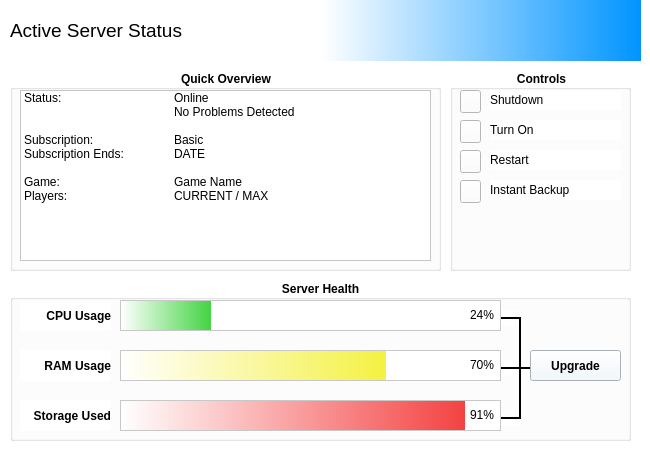
    <widget class="QWidget" name="active">
     <property name="styleSheet">
      <string notr="true">background-color: rgb(255, 255, 255);</string>
     </property>
     <widget class="QFrame" name="frame_topbar_2">
      <property name="geometry">
       <rect>
        <x>0</x>
        <y>0</y>
        <width>641</width>
        <height>61</height>
       </rect>
      </property>
      <property name="styleSheet">
       <string notr="true">background-color: qlineargradient(spread:pad, x1:0, y1:0, x2:1, y2:0, stop:0.5 rgba(255, 255, 255, 255), stop:1 rgba(0, 148, 255, 255));
border-color: rgba(255, 255, 255, 0);
border-bottom-color: rgb(0, 0, 0);</string>
      </property>
      <widget class="QLabel" name="active_title">
       <property name="geometry">
        <rect>
         <x>10</x>
         <y>10</y>
         <width>621</width>
         <height>41</height>
        </rect>
       </property>
       <property name="font">
        <font>
         <pointsize>14</pointsize>
        </font>
       </property>
       <property name="styleSheet">
        <string notr="true">background-color: rgba(255, 255, 255, 0);</string>
       </property>
       <property name="frameShape">
        <enum>QFrame::NoFrame</enum>
       </property>
       <property name="text">
        <string>Active Server Status</string>
       </property>
      </widget>
     </widget>
     <widget class="QGroupBox" name="frame_active_overview">
      <property name="geometry">
       <rect>
        <x>10</x>
        <y>70</y>
        <width>431</width>
        <height>201</height>
       </rect>
      </property>
      <property name="font">
       <font>
        <weight>75</weight>
        <bold>true</bold>
       </font>
      </property>
      <property name="title">
       <string>Quick Overview</string>
      </property>
      <property name="alignment">
       <set>Qt::AlignCenter</set>
      </property>
      <widget class="QTreeWidget" name="tree_overview">
       <property name="geometry">
        <rect>
         <x>10</x>
         <y>20</y>
         <width>411</width>
         <height>171</height>
        </rect>
       </property>
       <property name="autoScroll">
        <bool>false</bool>
       </property>
       <property name="editTriggers">
        <set>QAbstractItemView::NoEditTriggers</set>
       </property>
       <property name="alternatingRowColors">
        <bool>false</bool>
       </property>
       <property name="rootIsDecorated">
        <bool>false</bool>
       </property>
       <attribute name="headerVisible">
        <bool>false</bool>
       </attribute>
       <attribute name="headerDefaultSectionSize">
        <number>150</number>
       </attribute>
       <attribute name="headerMinimumSectionSize">
        <number>150</number>
       </attribute>
       <column>
        <property name="text">
         <string>Property</string>
        </property>
       </column>
       <column>
        <property name="text">
         <string>Value</string>
        </property>
       </column>
       <item>
        <property name="text">
         <string>Status:</string>
        </property>
        <property name="textAlignment">
         <set>AlignTrailing|AlignVCenter</set>
        </property>
        <property name="text">
         <string>Online</string>
        </property>
        <property name="icon">
         <iconset>
          <normaloff>resources/fugue-icons-3.5.5/icons-shadowless/tick-circle.png</normaloff>resources/fugue-icons-3.5.5/icons-shadowless/tick-circle.png</iconset>
        </property>
       </item>
       <item>
        <property name="text">
         <string/>
        </property>
        <property name="text">
         <string>No Problems Detected</string>
        </property>
       </item>
       <item>
        <property name="text">
         <string/>
        </property>
       </item>
       <item>
        <property name="text">
         <string>Subscription:</string>
        </property>
        <property name="textAlignment">
         <set>AlignTrailing|AlignVCenter</set>
        </property>
        <property name="text">
         <string>Basic</string>
        </property>
        <property name="icon">
         <iconset>
          <normaloff>resources/fugue-icons-3.5.5/icons-shadowless/wallet.png</normaloff>resources/fugue-icons-3.5.5/icons-shadowless/wallet.png</iconset>
        </property>
       </item>
       <item>
        <property name="text">
         <string>Subscription Ends:</string>
        </property>
        <property name="textAlignment">
         <set>AlignTrailing|AlignVCenter</set>
        </property>
        <property name="text">
         <string>DATE</string>
        </property>
        <property name="icon">
         <iconset>
          <normaloff>resources/fugue-icons-3.5.5/icons-shadowless/calculator--minus.png</normaloff>resources/fugue-icons-3.5.5/icons-shadowless/calculator--minus.png</iconset>
        </property>
       </item>
       <item>
        <property name="text">
         <string/>
        </property>
       </item>
       <item>
        <property name="text">
         <string>Game:</string>
        </property>
        <property name="textAlignment">
         <set>AlignTrailing|AlignVCenter</set>
        </property>
        <property name="text">
         <string>Game Name</string>
        </property>
        <property name="icon">
         <iconset>
          <normaloff>resources/fugue-icons-3.5.5/icons-shadowless/joystick.png</normaloff>resources/fugue-icons-3.5.5/icons-shadowless/joystick.png</iconset>
        </property>
       </item>
       <item>
        <property name="text">
         <string>Players:</string>
        </property>
        <property name="textAlignment">
         <set>AlignTrailing|AlignVCenter</set>
        </property>
        <property name="text">
         <string>CURRENT / MAX</string>
        </property>
        <property name="icon">
         <iconset>
          <normaloff>resources/fugue-icons-3.5.5/icons-shadowless/users.png</normaloff>resources/fugue-icons-3.5.5/icons-shadowless/users.png</iconset>
        </property>
       </item>
      </widget>
     </widget>
     <widget class="QGroupBox" name="group_controls">
      <property name="geometry">
       <rect>
        <x>450</x>
        <y>70</y>
        <width>181</width>
        <height>201</height>
       </rect>
      </property>
      <property name="font">
       <font>
        <weight>75</weight>
        <bold>true</bold>
       </font>
      </property>
      <property name="title">
       <string>Controls</string>
      </property>
      <property name="alignment">
       <set>Qt::AlignCenter</set>
      </property>
      <widget class="QPushButton" name="pushButton_shutdown">
       <property name="geometry">
        <rect>
         <x>10</x>
         <y>20</y>
         <width>21</width>
         <height>23</height>
        </rect>
       </property>
       <property name="text">
        <string/>
       </property>
       <property name="icon">
        <iconset>
         <normaloff>resources/fugue-icons-3.5.5/icons-shadowless/cross-button.png</normaloff>resources/fugue-icons-3.5.5/icons-shadowless/cross-button.png</iconset>
       </property>
      </widget>
      <widget class="QPushButton" name="pushButton_restart">
       <property name="geometry">
        <rect>
         <x>10</x>
         <y>80</y>
         <width>21</width>
         <height>23</height>
        </rect>
       </property>
       <property name="text">
        <string/>
       </property>
       <property name="icon">
        <iconset>
         <normaloff>resources/fugue-icons-3.5.5/icons-shadowless/arrow-circle-double-135.png</normaloff>resources/fugue-icons-3.5.5/icons-shadowless/arrow-circle-double-135.png</iconset>
       </property>
      </widget>
      <widget class="QPushButton" name="pushButton_turnon">
       <property name="geometry">
        <rect>
         <x>10</x>
         <y>50</y>
         <width>21</width>
         <height>23</height>
        </rect>
       </property>
       <property name="text">
        <string/>
       </property>
       <property name="icon">
        <iconset>
         <normaloff>resources/fugue-icons-3.5.5/icons-shadowless/tick-button.png</normaloff>resources/fugue-icons-3.5.5/icons-shadowless/tick-button.png</iconset>
       </property>
      </widget>
      <widget class="QLabel" name="label_shutdown">
       <property name="geometry">
        <rect>
         <x>40</x>
         <y>20</y>
         <width>131</width>
         <height>20</height>
        </rect>
       </property>
       <property name="text">
        <string>Shutdown</string>
       </property>
      </widget>
      <widget class="QLabel" name="label_restart">
       <property name="geometry">
        <rect>
         <x>40</x>
         <y>80</y>
         <width>131</width>
         <height>20</height>
        </rect>
       </property>
       <property name="text">
        <string>Restart</string>
       </property>
      </widget>
      <widget class="QLabel" name="label_turnon">
       <property name="geometry">
        <rect>
         <x>40</x>
         <y>50</y>
         <width>131</width>
         <height>20</height>
        </rect>
       </property>
       <property name="text">
        <string>Turn On</string>
       </property>
      </widget>
      <widget class="QLabel" name="label_instantbackup">
       <property name="geometry">
        <rect>
         <x>40</x>
         <y>110</y>
         <width>131</width>
         <height>20</height>
        </rect>
       </property>
       <property name="text">
        <string>Instant Backup</string>
       </property>
      </widget>
      <widget class="QPushButton" name="pushButton_backup">
       <property name="geometry">
        <rect>
         <x>10</x>
         <y>110</y>
         <width>21</width>
         <height>23</height>
        </rect>
       </property>
       <property name="text">
        <string/>
       </property>
       <property name="icon">
        <iconset>
         <normaloff>resources/fugue-icons-3.5.5/icons-shadowless/upload-cloud.png</normaloff>resources/fugue-icons-3.5.5/icons-shadowless/upload-cloud.png</iconset>
       </property>
      </widget>
     </widget>
     <widget class="QGroupBox" name="group_serverstatus">
      <property name="geometry">
       <rect>
        <x>10</x>
        <y>280</y>
        <width>621</width>
        <height>161</height>
       </rect>
      </property>
      <property name="font">
       <font>
        <weight>75</weight>
        <bold>true</bold>
       </font>
      </property>
      <property name="title">
       <string>Server Health</string>
      </property>
      <property name="alignment">
       <set>Qt::AlignCenter</set>
      </property>
      <widget class="QProgressBar" name="progressBar_cpu">
       <property name="geometry">
        <rect>
         <x>110</x>
         <y>20</y>
         <width>381</width>
         <height>31</height>
        </rect>
       </property>
       <property name="styleSheet">
        <string notr="true">QProgressBar{
    text-align:right;
    spacing: 1px;
    border-style: solid;
	border-width: 1px;
	border-color: rgb(200, 200, 200);
}

QProgressBar::chunk {
    background-color: qlineargradient(spread:pad, x1:0, y1:0, x2:1, y2:0, stop:0 rgba(255, 255, 255, 255), stop:1 rgba(66, 212, 66, 255));
}</string>
       </property>
       <property name="value">
        <number>24</number>
       </property>
       <property name="format">
        <string>%p%  </string>
       </property>
      </widget>
      <widget class="QLabel" name="label_cpuusage">
       <property name="geometry">
        <rect>
         <x>10</x>
         <y>20</y>
         <width>91</width>
         <height>31</height>
        </rect>
       </property>
       <property name="font">
        <font>
         <weight>75</weight>
         <bold>true</bold>
        </font>
       </property>
       <property name="text">
        <string>CPU Usage</string>
       </property>
       <property name="alignment">
        <set>Qt::AlignRight|Qt::AlignTrailing|Qt::AlignVCenter</set>
       </property>
      </widget>
      <widget class="QLabel" name="label_ramusage">
       <property name="geometry">
        <rect>
         <x>10</x>
         <y>70</y>
         <width>91</width>
         <height>31</height>
        </rect>
       </property>
       <property name="font">
        <font>
         <weight>75</weight>
         <bold>true</bold>
        </font>
       </property>
       <property name="text">
        <string>RAM Usage</string>
       </property>
       <property name="alignment">
        <set>Qt::AlignRight|Qt::AlignTrailing|Qt::AlignVCenter</set>
       </property>
      </widget>
      <widget class="QLabel" name="label_storage_used">
       <property name="geometry">
        <rect>
         <x>10</x>
         <y>120</y>
         <width>91</width>
         <height>31</height>
        </rect>
       </property>
       <property name="font">
        <font>
         <weight>75</weight>
         <bold>true</bold>
        </font>
       </property>
       <property name="text">
        <string>Storage Used</string>
       </property>
       <property name="alignment">
        <set>Qt::AlignRight|Qt::AlignTrailing|Qt::AlignVCenter</set>
       </property>
      </widget>
      <widget class="QProgressBar" name="progressBar_ram">
       <property name="geometry">
        <rect>
         <x>110</x>
         <y>70</y>
         <width>381</width>
         <height>31</height>
        </rect>
       </property>
       <property name="styleSheet">
        <string notr="true">QProgressBar{
    text-align:right;
    spacing: 1px;
    border-style: solid;
	border-width: 1px;
	border-color: rgb(200, 200, 200);
}

QProgressBar::chunk {
    background-color: qlineargradient(spread:pad, x1:0, y1:0, x2:1, y2:0, stop:0 rgba(255, 255, 255, 255), stop:1 rgba(244, 241, 66, 255));
}</string>
       </property>
       <property name="value">
        <number>70</number>
       </property>
       <property name="format">
        <string>%p%  </string>
       </property>
      </widget>
      <widget class="QProgressBar" name="progressBar_storage">
       <property name="geometry">
        <rect>
         <x>110</x>
         <y>120</y>
         <width>381</width>
         <height>31</height>
        </rect>
       </property>
       <property name="styleSheet">
        <string notr="true">QProgressBar{
    text-align:right;
    spacing: 1px;
    border-style: solid;
	border-width: 1px;
	border-color: rgb(200, 200, 200);
}

QProgressBar::chunk {
    background-color: qlineargradient(spread:pad, x1:0, y1:0, x2:1, y2:0, stop:0 rgba(255, 255, 255, 255), stop:1 rgba(244, 66, 66, 255));
}</string>
       </property>
       <property name="value">
        <number>91</number>
       </property>
       <property name="format">
        <string>%p%  </string>
       </property>
      </widget>
      <widget class="QPushButton" name="pushButton_upgrade">
       <property name="geometry">
        <rect>
         <x>520</x>
         <y>70</y>
         <width>91</width>
         <height>31</height>
        </rect>
       </property>
       <property name="font">
        <font>
         <weight>75</weight>
         <bold>true</bold>
        </font>
       </property>
       <property name="styleSheet">
        <string notr="true">background-color: rgba(238, 248, 255, 255);</string>
       </property>
       <property name="text">
        <string>Upgrade</string>
       </property>
       <property name="icon">
        <iconset>
         <normaloff>resources/fugue-icons-3.5.5/icons-shadowless/arrow-transition-090.png</normaloff>resources/fugue-icons-3.5.5/icons-shadowless/arrow-transition-090.png</iconset>
       </property>
       <property name="flat">
        <bool>false</bool>
       </property>
      </widget>
      <widget class="Line" name="line_2">
       <property name="geometry">
        <rect>
         <x>480</x>
         <y>80</y>
         <width>41</width>
         <height>16</height>
        </rect>
       </property>
       <property name="frameShadow">
        <enum>QFrame::Plain</enum>
       </property>
       <property name="lineWidth">
        <number>2</number>
       </property>
       <property name="orientation">
        <enum>Qt::Horizontal</enum>
       </property>
      </widget>
      <widget class="Line" name="line_3">
       <property name="geometry">
        <rect>
         <x>480</x>
         <y>130</y>
         <width>31</width>
         <height>16</height>
        </rect>
       </property>
       <property name="frameShadow">
        <enum>QFrame::Plain</enum>
       </property>
       <property name="lineWidth">
        <number>2</number>
       </property>
       <property name="orientation">
        <enum>Qt::Horizontal</enum>
       </property>
      </widget>
      <widget class="Line" name="line_4">
       <property name="geometry">
        <rect>
         <x>480</x>
         <y>30</y>
         <width>31</width>
         <height>16</height>
        </rect>
       </property>
       <property name="frameShadow">
        <enum>QFrame::Plain</enum>
       </property>
       <property name="lineWidth">
        <number>2</number>
       </property>
       <property name="orientation">
        <enum>Qt::Horizontal</enum>
       </property>
      </widget>
      <widget class="Line" name="line">
       <property name="geometry">
        <rect>
         <x>500</x>
         <y>38</y>
         <width>20</width>
         <height>101</height>
        </rect>
       </property>
       <property name="styleSheet">
        <string notr="true">background-color: rgba(255, 255, 255, 0);</string>
       </property>
       <property name="frameShadow">
        <enum>QFrame::Plain</enum>
       </property>
       <property name="lineWidth">
        <number>2</number>
       </property>
       <property name="orientation">
        <enum>Qt::Vertical</enum>
       </property>
      </widget>
      <zorder>line_4</zorder>
      <zorder>line_3</zorder>
      <zorder>line_2</zorder>
      <zorder>progressBar_cpu</zorder>
      <zorder>label_cpuusage</zorder>
      <zorder>label_ramusage</zorder>
      <zorder>label_storage_used</zorder>
      <zorder>progressBar_ram</zorder>
      <zorder>progressBar_storage</zorder>
      <zorder>pushButton_upgrade</zorder>
      <zorder>line</zorder>
     </widget>
    </widget>
